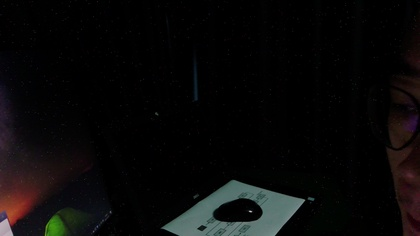
%> input picture DPC/images/DPC_off.jpg, 420 x 236 px, shrunk from 3840 x 2160 before the run
$ octave test.m   (GNU Octave 9; MATLAB toolbox functions it lacks are replaced by stand-ins)
%> lines starting %> are read from the running program, lines starting %| are printed output that depends on the picture; in (x1, y1, x2, y2) boxes, pixels count from 0 and x2, y2 are one past the last pixel; in counts of white or black regions, pixels touching at a corner belong together; the program's own positions count from 1
### DPC/src/mirrorExpand.m
function imgExpand = mirrorExpand(img, expandNum)
% mirrorExpand.m     expanding the image by mirror the edge og image
%   Input:
%       img            the org image
%       expandNmm      the number of cols and rows to be expanded
%   Output:
%       imgExpand      the expanded image
%   Instructions:
%       author:     wtzhu
%       e-mail:     wtzhu_13@163.com
% Last Modified by wtzhu v1.0 2021-07-14
% Note: the fuuction is the same as padarray(img, [expandNum expandNum], 'symmetric', 'both');
[height, width] = size(img);
imgExpand = zeros(height+expandNum*2, width+expandNum*2);
imgExpand(expandNum+1:height+expandNum, expandNum+1:width+expandNum) = img(:,:);
imgExpand(1:expandNum, expandNum+1:width+expandNum) = img(expandNum:-1:1,:);
imgExpand(height+expandNum+1:height+expandNum*2, expandNum+1:width+expandNum) = img(height:-1:height-expandNum+1,:);
imgExpand(:,1:expandNum) = imgExpand(:, 2*expandNum:-1:expandNum+1);
imgExpand(:,width+expandNum+1:width+2*expandNum) = imgExpand(:, width+expandNum:-1:width+1);
end

### DPC/src/test.m
clc;clear;close all;

% --------global velue---------
expandNum = 1;
Th = 50;
% -----------------------------

img = imread('images/DPC_off.jpg');
%> img is the input picture: size 236x420x3 uint8; mean R, G, B 9.8, 9.2, 8.9
[height, width, channel] = size(img);
%> height = 236; width = 420; channel = 3
img_r = img(:,:,1);
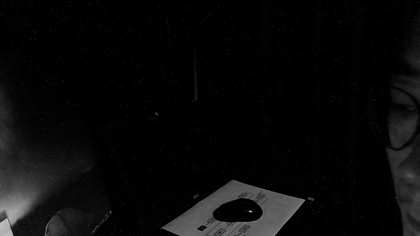
%> img_r: size 236x420 uint8; min 0, max 202, mean 9.8
img_g = img(:,:,2);
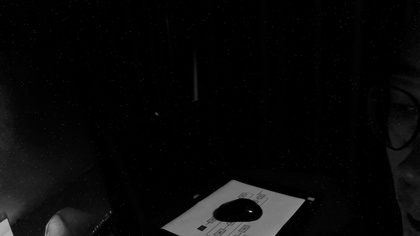
%> img_g: size 236x420 uint8; min 0, max 202, mean 9.2
img_b = img(:,:,3);

img_r_expand = mirrorExpand(img_r, expandNum);
%> in mirrorExpand, `imgExpand(height+expandNum+1:height+expandNum*2, expandNum+1:width+exp..`:
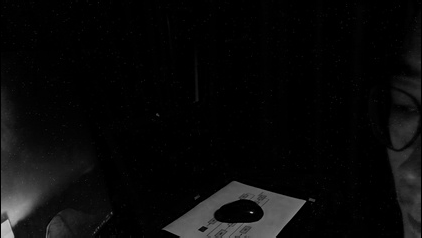
%> imgExpand: size 238x422 double; min 0, max 202, mean 9.8
%> in mirrorExpand, `imgExpand(:,1:expandNum) = imgExpand(:, 2*expandNum:-1:expandNum+1);`: imgExpand: size 238x422 double; 0.21% of pixels changed, all inside (x1, y1, x2, y2) = (0, 0, 1, 238)
%> in mirrorExpand, `imgExpand(:,width+expandNum+1:width+2*expandNum) = imgExpand(:, width+..`: imgExpand: size 238x422 double; min 0, max 202, mean 10
% r = padarray(img_r, [3 3], 'symmetric', 'both');
% img_g_expand = mirrorExpand(img_g, expandNum);
% img_b_expand = mirrorExpand(img_b, expandNum);

disImg = zeros(height, width);
for i = expandNum+1 : height+expandNum
    for j = expandNum+1 : width+expandNum
        kernal_img = img_r_expand(i-expandNum:i+expandNum, j-expandNum:j+expandNum);
        kernal_img_sort = sort(kernal_img);
        kernal_img_median = kernal_img_sort(uint8((2*expandNum+1)^2/2)+1);

        diff = kernal_img - ones(2*expandNum+1)*img_r_expand(i, j);
        if (nnz(diff<0) > (2*expandNum+1)^2)-2 || (nnz(diff>0) > (2*expandNum+1)^2-2)
            disImg(i-expandNum, j-expandNum) = kernal_img_median;
        else
            disImg(i-expandNum, j-expandNum) = img_r_expand(i, j);
        end
    end
end
figure();
subplot(121);imshow(img_r);title('org');
subplot(122);imshow(uint8(disImg));title('corrected');
%> after `imshow(uint8(disImg))`:
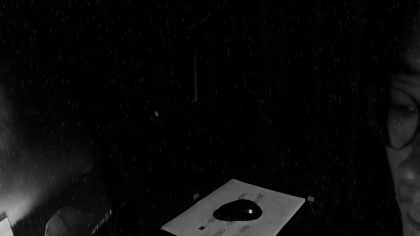
%> displayed picture: size 236x420, on the screen's scale of 0 to 255; min 0, max 202, mean 11.2; mean of the top-left, top-right, bottom-left and bottom-right quarters 2.2, 2.9, 20.9, 18.6
